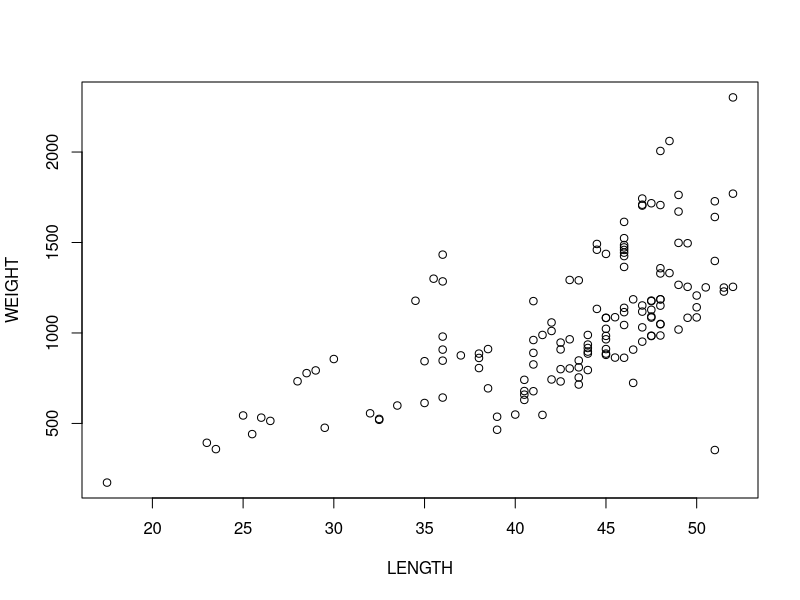
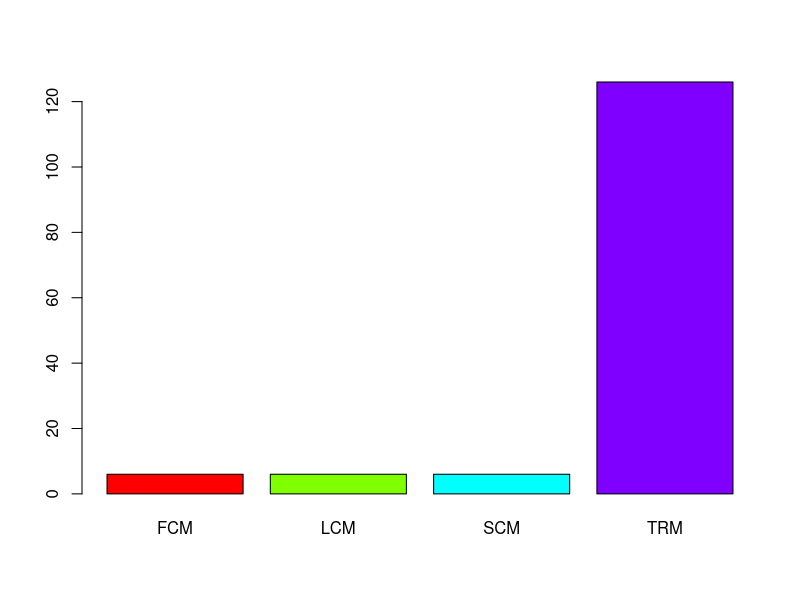
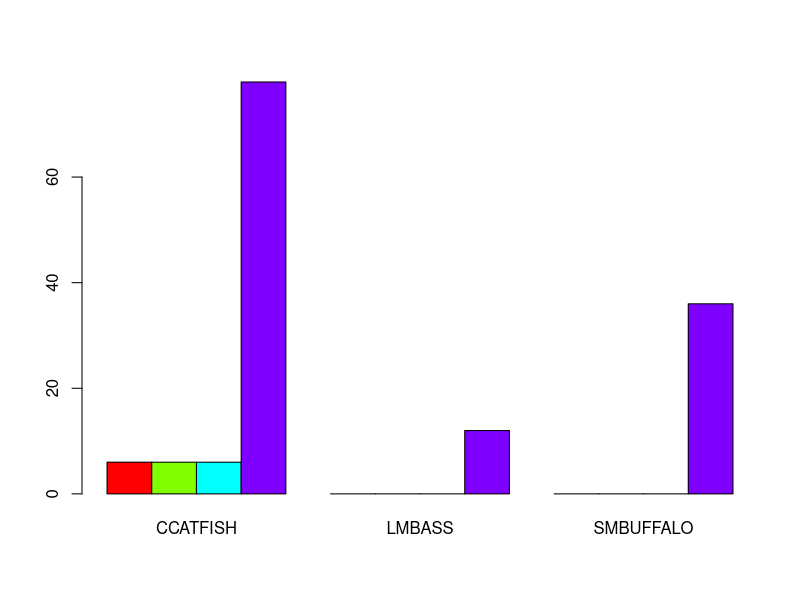
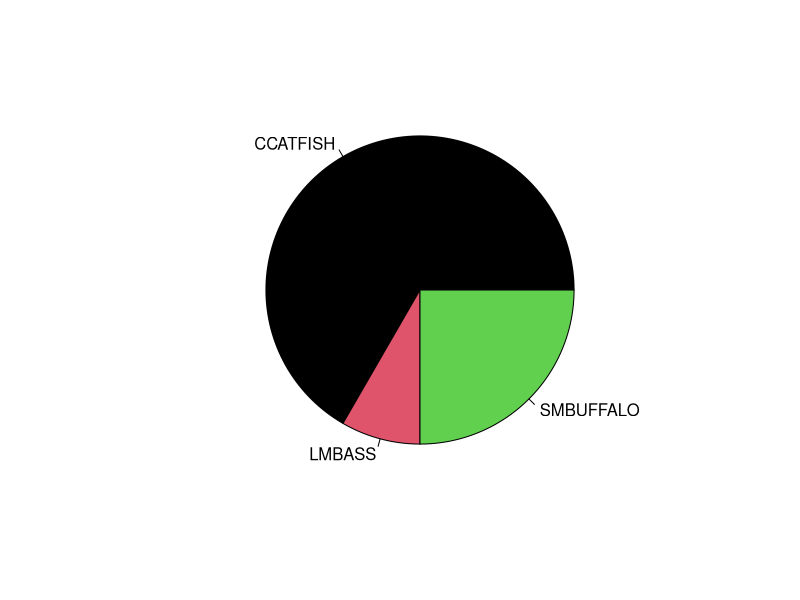
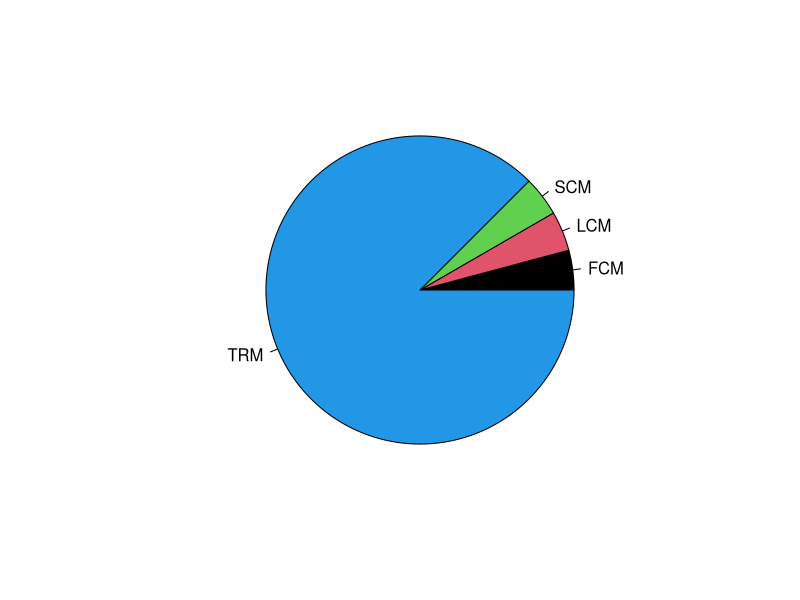
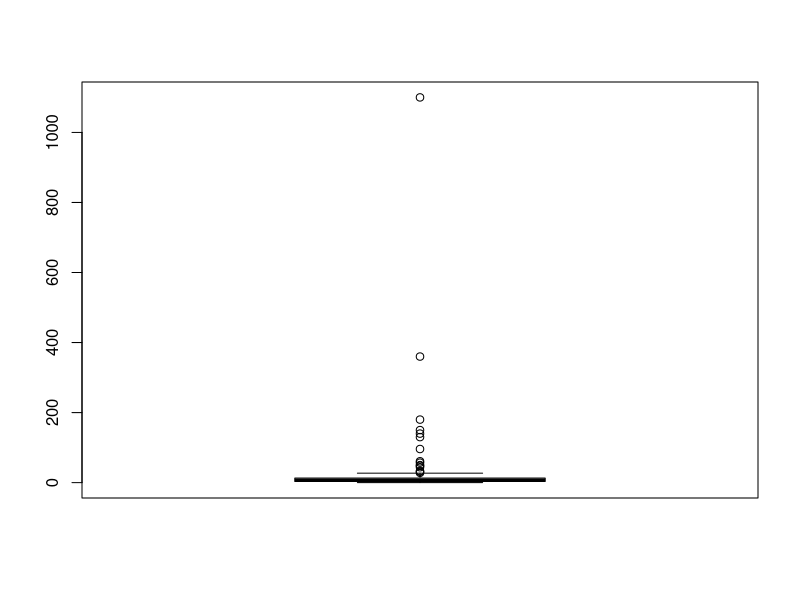
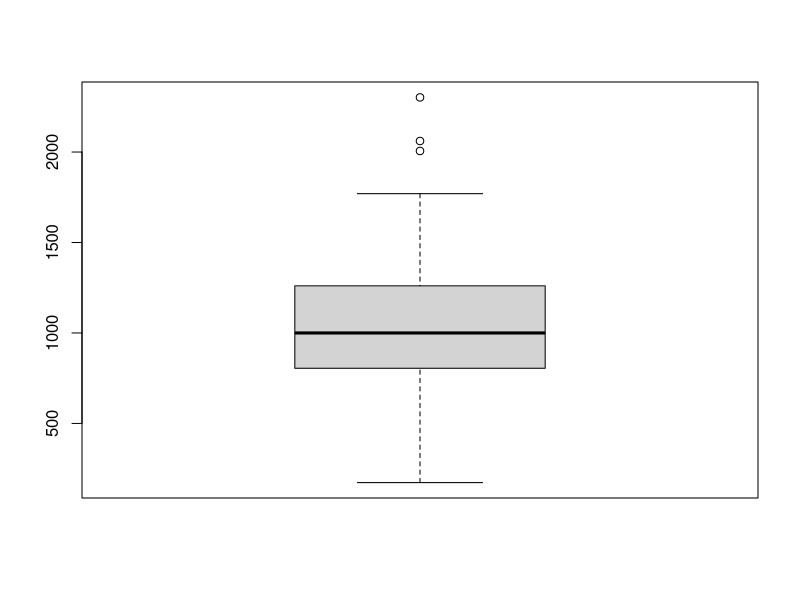
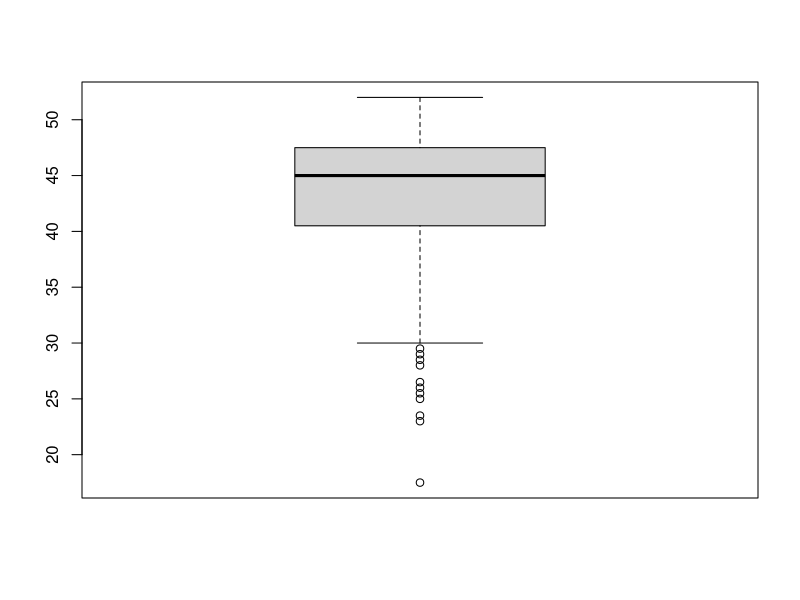

R code for these plots, in order: (Note: this script raises an error after producing the figures.)
## ---- chunk 1
knitr::opts_chunk$set(echo = TRUE)
library(dplyr)
## ---- chunk 2
getwd()
#Hello
## ---- chunk 3
ddt <- read.csv("DDT-1.csv", header = TRUE)
head(ddt)
## ---- chunk 4
#Print the head of ddt
head(ddt)
## ---- chunk 5
#Number of species in the dataset
unique(ddt$SPECIES) %>% length()
## ---- chunk 6
#Filter and print the data
ddt %>% filter(SPECIES == "LMBASS" & WEIGHT > 800)
## ---- chunk 7
#Filter and print the data
ddt %>% filter(RIVER == "SCM" & DDT > 4.0)
## ---- chunk 8
#Calculate the mean length of the fish
mean(ddt$LENGTH)
## ---- chunk 9
#Standard deviation from weight
sd(ddt$WEIGHT)
## ---- chunk 10
#Plot Length vs Weight
plot(WEIGHT~LENGTH, data = ddt)
## ---- chunk 11
v = 1:20
v/20
## ---- chunk 12
#Create a table of the river
riv=with(ddt,table(RIVER))
riv
## ---- chunk 13
#Create a color-coded barplot of the rivers
barplot(riv,col=rainbow(4))
## ---- chunk 14
#Create a table of the river
riv_sp=with(ddt,table(RIVER, SPECIES))
riv_sp
## ---- chunk 15
#Create a color-coded barplot of the rivers
barplot(riv_sp,beside = TRUE, col=rainbow(4))
## ---- chunk 16
#Plot pie chart of fish species
sp = with(ddt, table(SPECIES))
pie(sp, col = 1:4)
## ---- chunk 17
#Plot pie chart of fish species
sp = with(ddt, table(RIVER))
pie(sp, col = 1:4)
## ---- chunk 18
#Create a boxplot of the DDT
boxplot(ddt$DDT)
## ---- chunk 19
#Plot a boxplot of WEIGHT
boxplot(ddt$WEIGHT)
## ---- chunk 20
#Create boxplot of length
boxplot(ddt$LENGTH)
## ---- chunk 21
#embellish the plot with species using color using 'ifelse(test,yes,no)'
fishcol=with(ddt,ifelse(SPECIES=="CCATFISH","Red",
                        ifelse(SPECIES=="SMBUFFALO","Blue","Green")))

coplot(WEIGHT~LENGTH|RIVER,data=ddt,col=fishcol)
## ---- chunk 22
coplot(WEIGHT~DDT|SPECIES,data=ddt,col=fishcol)
## ---- chunk 23
#Create boxplot with our name on it using ggplot
ggplot(ddt, aes(x = SPECIES, y = WEIGHT, fill = RIVER)) + geom_boxplot() + ggtitle("Jonathan Douglas")
